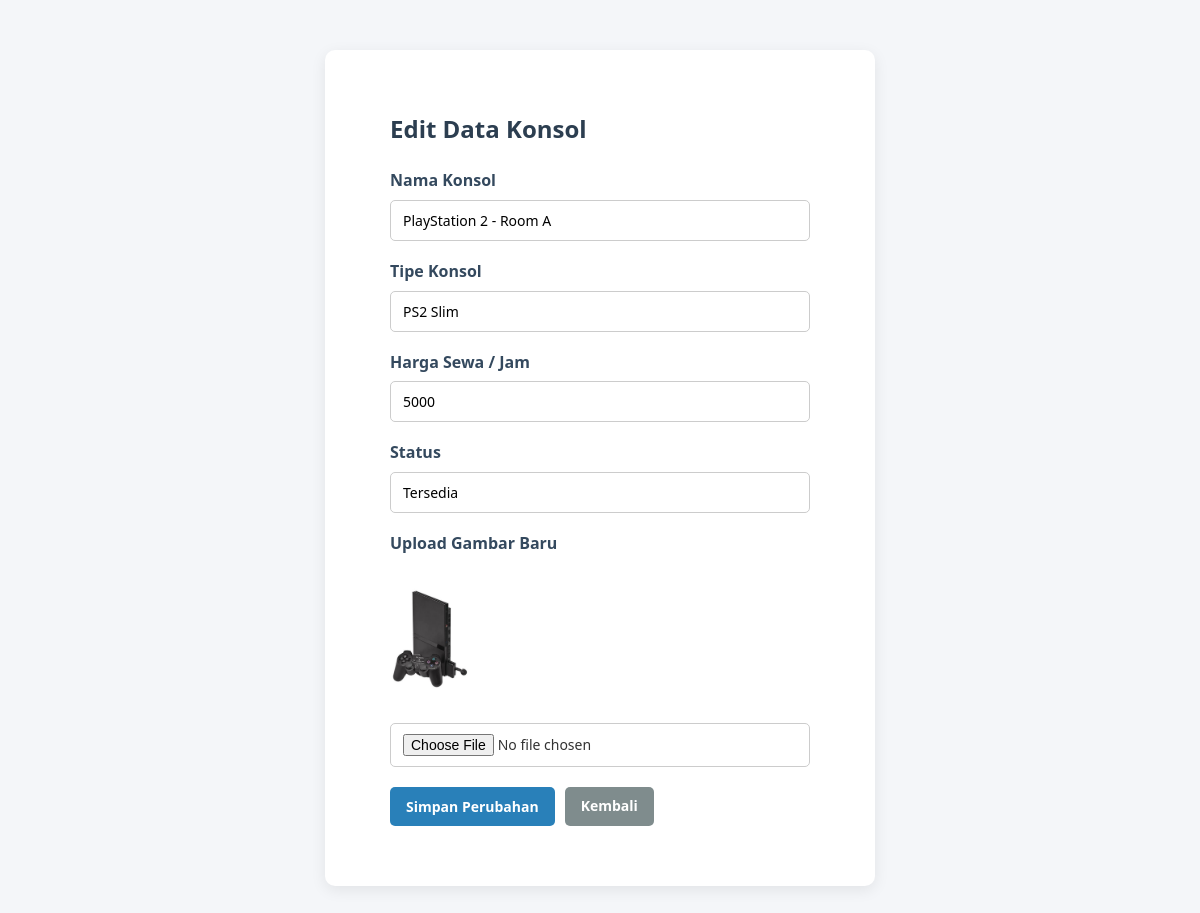
The app's page /edit_konsol.php?id=1 (signed in) with its own data.
### tables this page shows
CREATE TABLE IF NOT EXISTS konsol (
    id INT AUTO_INCREMENT PRIMARY KEY,
    nama_konsol VARCHAR(100) NOT NULL,
    tipe VARCHAR(50) NOT NULL,
    harga_sewa INT NOT NULL,
    status VARCHAR(20) NOT NULL,
    gambar VARCHAR(255) NOT NULL
);

### function.php (called while the page is built, shortened)
<?php
$conn = mysqli_connect("localhost", "root", "", "rental_ps");
function query_db($query) {
    global $conn;
    $result = mysqli_query($conn, $query);
    $rows = [];
    while( $row = mysqli_fetch_assoc($result) ) {
        $rows[] = $row;
    }
    return $rows;
}
?>

### edit_konsol.php (the view, shortened to what this page needs)
<?php
require 'function.php';
$id = $_GET["id"];
$data_konsol = query_db("SELECT * FROM konsol WHERE id = $id");
$konsol = $data_konsol[0];
?>
<!DOCTYPE html>
<html lang="en">
<head>
    <link rel="stylesheet" href="style.css">
</head>
<body class="page-form">
<div class="container">
    <div class="form-card">
      <h3>Edit Data Konsol</h3>
     <form action="" method="post" enctype="multipart/form-data">
     <div class="form-group">
      <label>Nama Konsol</label>
       <input type="text" name="nama_konsol" value="<?php echo $konsol["nama_konsol"]; ?>" required>
       </div>
          <div class="form-group">
             <label>Tipe Konsol</label>
           <input type="text" name="tipe" value="<?php echo $konsol["tipe"]; ?>" required>
       </div>
            <div class="form-group">
           <label>Harga Sewa / Jam</label>
                <input type="number" name="harga_sewa" value="<?php echo $konsol["harga_sewa"]; ?>" required>
       </div>
         <div class="form-group">
          <label>Status</label>
            <input type="text" name="status" value="<?php echo $konsol["status"]; ?>" required>
      </div>
         <div class="form-group">
           <label>Upload Gambar Baru</label><br>
             <img src="img/<?php echo $konsol["gambar"]; ?>" width="80"><br><br>
              <input type="file" name="gambar" required>
     </div>
         <div class="button-group">
            <button type="submit" name="submit" class="btn btn-edit">Simpan Perubahan</button>
             <a href="index.php" class="btn btn-kembali">Kembali</a>
            </div>
        </form>
    </div>
</div>
</body>
</html>

### style.css (style rules this page uses)
* { margin: 0; padding: 0; box-sizing: border-box; font-family: 'Segoe UI', Tahoma, Geneva, Verdana, sans-serif; }
body { background-color: #f4f6f9; color: #333; line-height: 1.6; padding: 20px; }
.container { max-width: 1000px; margin: 30px auto; background: #ffffff; padding: 30px; border-radius: 10px; box-shadow: 0 4px 15px rgba(0, 0, 0, 0.08); }
h3 { color: #2c3e50; margin-bottom: 20px; font-size: 24px; }
.form-card { padding: 30px 35px; }
.btn { display: inline-block; padding: 8px 16px; font-size: 14px; font-weight: 600; text-decoration: none; border-radius: 5px; border: none; cursor: pointer; transition: background-color 0.2s ease, transform 0.1s ease; }
.btn-edit { background-color: #2980b9; color: white; }
.btn-kembali { background-color: #7f8c8d; color: white; }
.page-form .container { max-width: 550px; }
.form-group { margin-bottom: 18px; }
.form-group label { display: block; font-weight: 600; margin-bottom: 6px; color: #34495e; }
.form-group input[type="text"], .form-group input[type="password"], .form-group input[type="email"], .form-group input[type="number"], .form-group input[type="file"], .form-group textarea { width: 100%; padding: 10px 12px; border: 1px solid #cccccc; border-radius: 5px; font-size: 14px; outline: none; }
.button-group { display: flex; gap: 10px; margin-top: 20px; }

### records on screen
konsol: nama_konsol "PlayStation 2 - Room A", tipe "PS2 Slim", harga_sewa "5000", status "Tersedia", gambar (picture)
